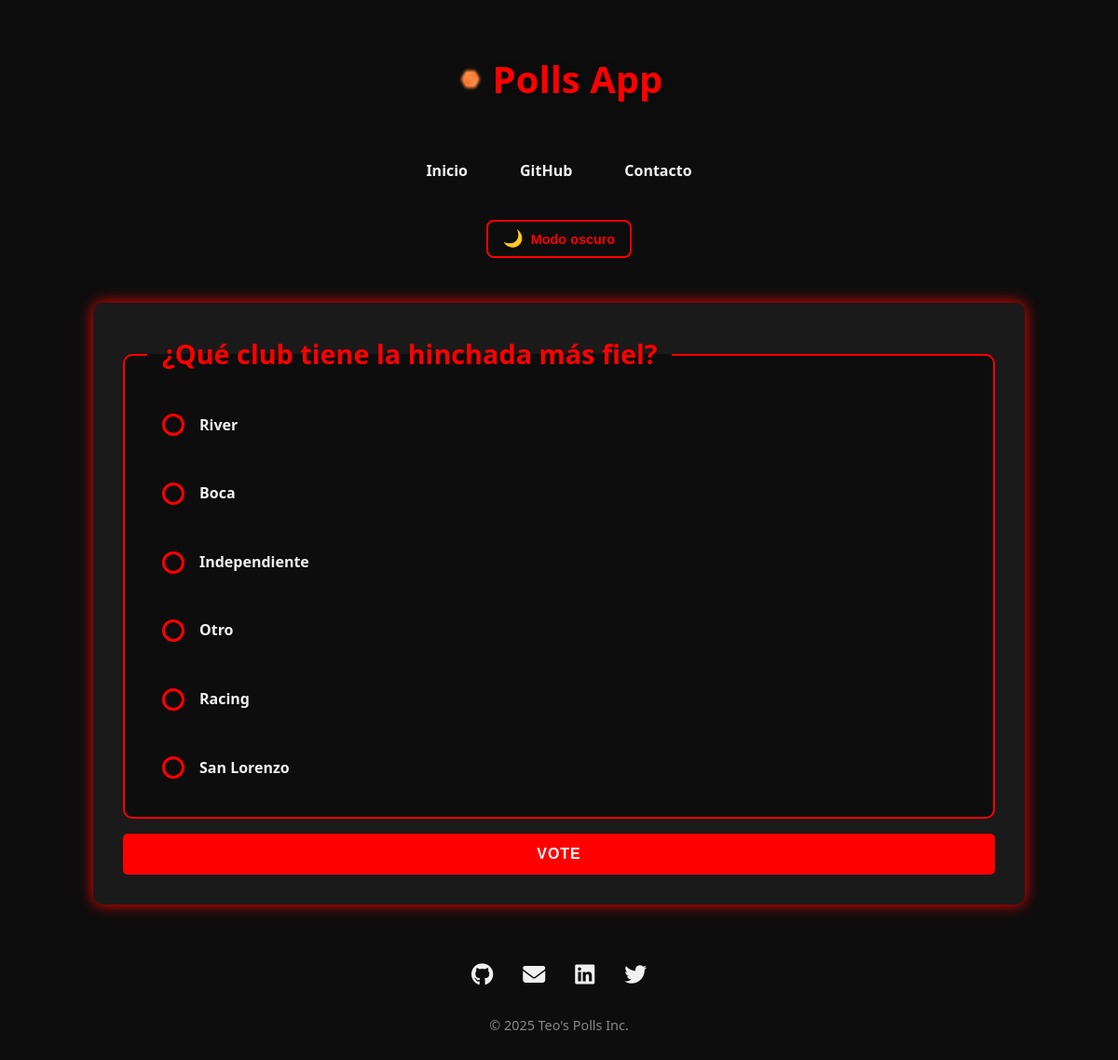
The app's page /polls/2/ with its own data.
### polls/models.py (models this page shows, shortened)
class Question(models.Model):
    question_text = models.CharField(
        max_length=200,
        validators=[MinLengthValidator(10, "Question must be at least 10 characters long.")],
        help_text="Enter a clear, concise question (10-200 characters)"
    )
    pub_date = models.DateTimeField(
        "date published",
        help_text="When this question should be published"
    )
    _total_votes_cache = None
    class Meta:
        ordering = ['-pub_date']
        verbose_name = "Poll Question"
        verbose_name_plural = "Poll Questions"
    @property
    def total_votes(self):
        """Calculate total votes for this question"""
        if hasattr(self, '_total_votes_cache') and self._total_votes_cache is not None:
            return self._total_votes_cache or 0
        return sum(choice.votes for choice in self.choices.all())

class Choice(models.Model):
    question = models.ForeignKey(
        Question,
        on_delete=models.CASCADE,
        related_name='choices'
    )
    choice_text = models.CharField(
        max_length=200,
        validators=[MinLengthValidator(2, "Choice must be at least 2 characters long.")],
        help_text="Enter a clear choice option (2-200 characters)"
    )
    votes = models.IntegerField(
        default=0,
        help_text="Number of votes this choice has received"
    )
    class Meta:
        ordering = ['-votes', 'choice_text']
        verbose_name = "Choice Option"
        verbose_name_plural = "Choice Options"
        unique_together = ['question', 'choice_text']

### polls/views.py (the view)
# urls.py: path("<int:pk>/", views.DetailView.as_view(), name="detail"),
class DetailView(generic.DetailView):
    model = Question
    template_name = "polls/detail.html"
    def get_queryset(self):
        return Question.objects.filter(pub_date__lte=timezone.now())

### polls/templates/polls/detail.html (shortened to what this page needs)
{% extends "base.html" %}
{% block content %}
<form action="{% url 'polls:vote' question.id %}" method="post">
    <fieldset>
        <legend><h1>{{ question.question_text }}</h1></legend>
        <div class="choices">
            {% for choice in question.choices.all %}
                <label class="custom-radio">
                    <span class="radio-mark"></span>
                    {{ choice.choice_text }}
                </label>
            {% endfor %}
        </div>
    </fieldset>
    <input type="submit" value="Vote">
</form>
{% endblock %}

### polls/static/polls/style.css (style rules this page uses)
:root { --bg-color: #0d0d0d; --main-color: red; --text-color: #f0f0f0; --accent-color: #1a1a1a; --highlight-color: #ff3333; }
* { box-sizing: border-box; }
body { font-family: 'Segoe UI', Tahoma, Geneva, Verdana, sans-serif; background-color: var(--bg-color); color: var(--text-color); line-height: 1.6; margin: 0; padding: 1rem; transition: background-color 0.5s, color 0.5s; opacity: 0; animation: fadeIn 0.6s ease-in-out forwards; min-height: 100vh; display: flex; flex-direction: column; }
form { display: flex; flex-direction: column; gap: 1rem; }
fieldset { border: 2px solid var(--main-color); border-radius: 10px; padding: 1.5rem; background-color: var(--bg-color); margin: 0; }
legend { padding: 0 1rem; font-weight: bold; color: var(--main-color); }
legend h1 { margin: 0; font-size: clamp(1.2rem, 3vw, 1.8rem); word-wrap: break-word; }
input[type="submit"] { background-color: var(--main-color); color: white; padding: 0.8rem; border: none; border-radius: 5px; cursor: pointer; transition: all 0.3s ease; font-size: 1rem; font-weight: bold; text-transform: uppercase; letter-spacing: 1px; }
.choices { display: flex; flex-direction: column; gap: 1rem; }
.custom-radio { display: flex; align-items: center; gap: 1rem; font-weight: bold; cursor: pointer; position: relative; padding: 1rem; border-radius: 10px; transition: all 0.3s ease; background-color: var(--bg-color); word-wrap: break-word; }
.radio-mark { width: 24px; height: 24px; border: 3px solid var(--main-color); border-radius: 50%; background-color: transparent; transition: all 0.3s ease; position: relative; flex-shrink: 0; }

### records on screen
Question: question_text "¿Qué club tiene la hinchada más fiel?"
Choice: choice_text "River"
Choice: choice_text "Boca"
Choice: choice_text "Independiente"
Choice: choice_text "Otro"
Choice: choice_text "Racing"
Choice: choice_text "San Lorenzo"
